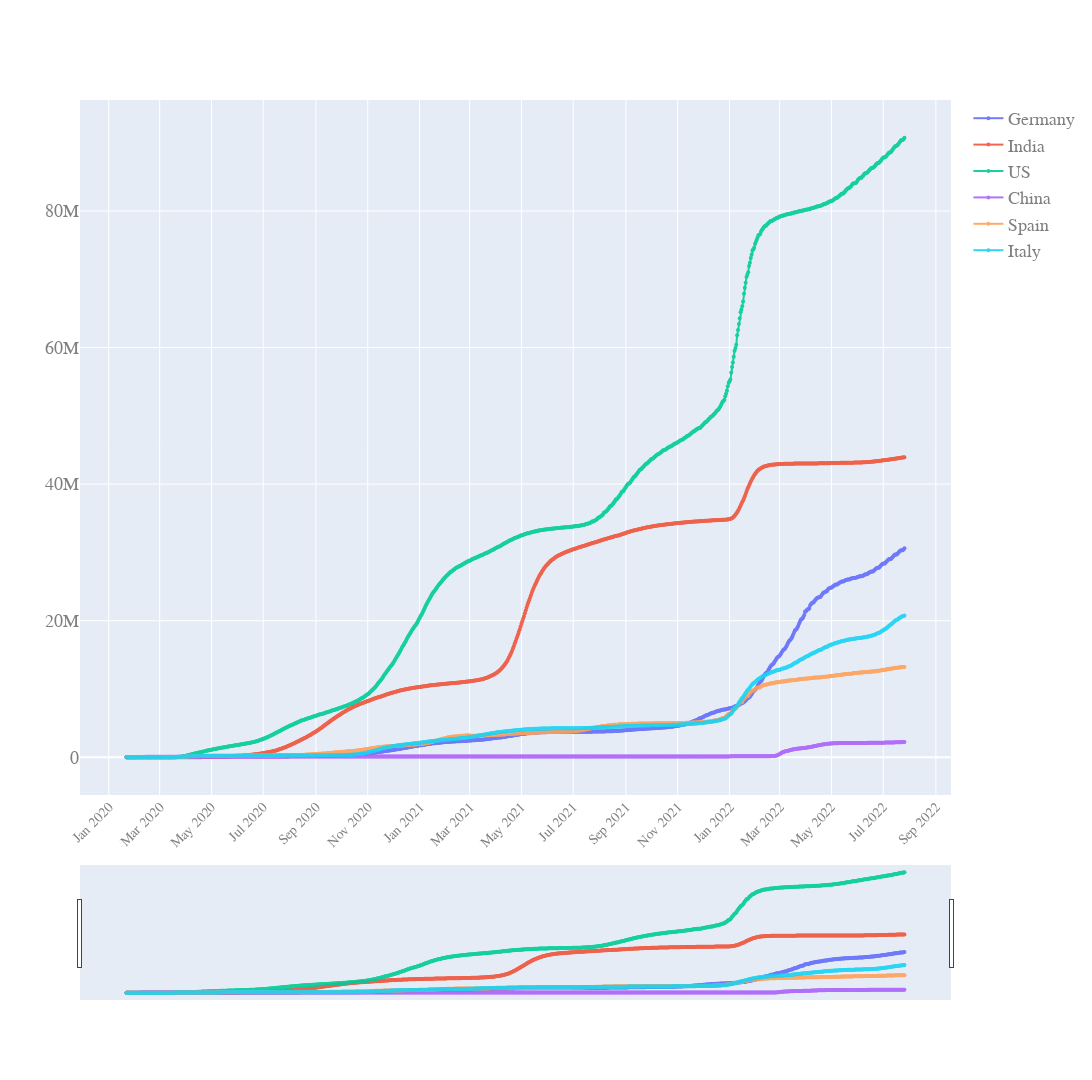

The notebook cell this image was saved under:
### Code cell
quick_plot(df_analyse.date,
          df_analyse.iloc[:,1:],
          y_scale = 'linear',
          slider =True)

### Figure 1 — Plotly figure (JSON) as saved in the notebook; plotly's stock layout.template omitted (floating-point values rounded to 4 significant figures; data arrays with more than 128 entries replaced by an {"elided": "..."} marker saying what was removed)
{"data": [{"line": {"width": 2}, "marker": {"size": 4}, "mode": "markers+lines", "name": "Germany", "opacity": 0.9, "type": "scatter", "x": {"elided": "917 str values"}, "y": {"elided": "917 int values"}}, {"line": {"width": 2}, "marker": {"size": 4}, "mode": "markers+lines", "name": "India", "opacity": 0.9, "type": "scatter", "x": {"elided": "917 str values"}, "y": {"elided": "917 int values"}}, {"line": {"width": 2}, "marker": {"size": 4}, "mode": "markers+lines", "name": "US", "opacity": 0.9, "type": "scatter", "x": {"elided": "917 str values"}, "y": {"elided": "917 int values"}}, {"line": {"width": 2}, "marker": {"size": 4}, "mode": "markers+lines", "name": "China", "opacity": 0.9, "type": "scatter", "x": {"elided": "917 str values"}, "y": {"elided": "917 int values"}}, {"line": {"width": 2}, "marker": {"size": 4}, "mode": "markers+lines", "name": "Spain", "opacity": 0.9, "type": "scatter", "x": {"elided": "917 str values"}, "y": {"elided": "917 int values"}}, {"line": {"width": 2}, "marker": {"size": 4}, "mode": "markers+lines", "name": "Italy", "opacity": 0.9, "type": "scatter", "x": {"elided": "917 str values"}, "y": {"elided": "917 int values"}}], "layout": {"autosize": true, "font": {"color": "#7f7f7f", "family": "PT Sans, monospace", "size": 18}, "height": 1080, "width": 1920, "xaxis": {"nticks": 20, "rangeslider": {"visible": true}, "tickangle": -45, "tickfont": {"color": "#7f7f7f", "size": 14}}, "yaxis": {"type": "linear"}}}
